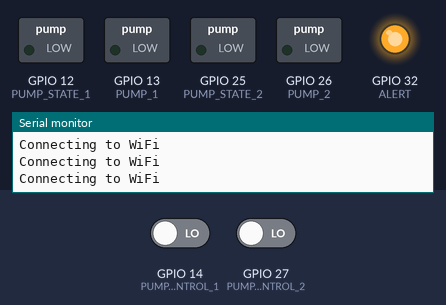
The sketch below on a simulated ESP32. Shown: switched loads named in the sketch (green lamp = pin HIGH), output pins drawn as LEDs (lit = HIGH), the last lines printed to the serial monitor. Inputs (shaded band) come from the test bench; at power-on: GPIO 14 (PUMP_CONTROL_1) LOW, GPIO 27 (PUMP_CONTROL_2) LOW. WiFi joins after 1.5 s; servers stay silent unless stated; uploads are accepted with an empty reply; no MQTT or app messages arrive unless stated.

Above: at 1.7 s.
1.8 s: GPIO 14 (PUMP_CONTROL_1) driven HIGH
At 5.7 s:
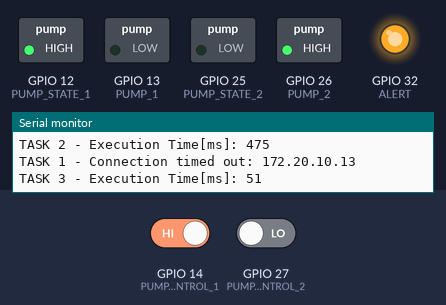
10.4 s: GPIO 27 (PUMP_CONTROL_2) driven HIGH
At 14.1 s:
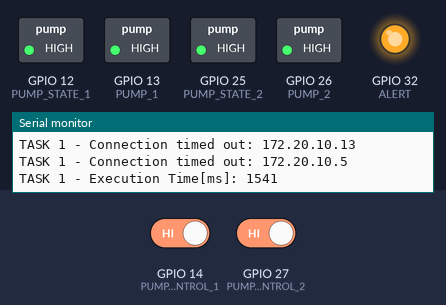
15.4 s: GPIO 14 (PUMP_CONTROL_1) driven LOW
At 17.7 s:
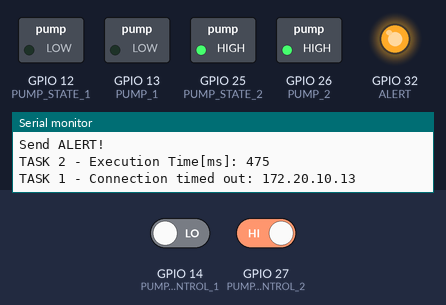
20.4 s: GPIO 27 (PUMP_CONTROL_2) driven LOW
At 20.8 s:
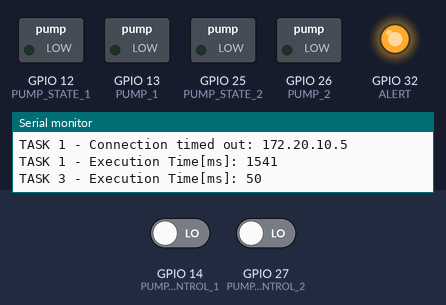
25.4 s: GPIO 27 (PUMP_CONTROL_2) driven HIGH
At 28.73 s:
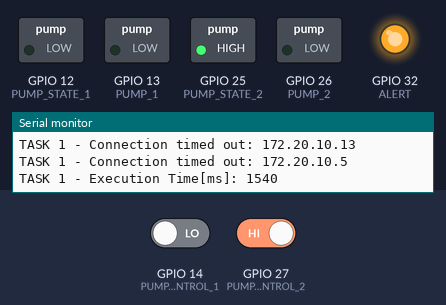
Timing chart, 0 to 30.5 s (numbered marks = the images above; inputs shaded):
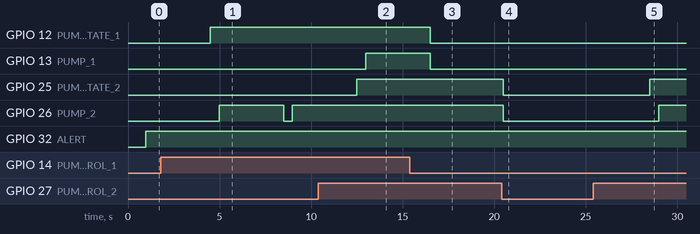

The sketch:

control-unit.ino
```cpp
#include <Arduino.h>
#include <WiFi.h>
#include <HTTPClient.h>
#include <ArduinoMqttClient.h>

//------------
#define WIFI_NETWORK    "MyPhone"
#define WIFI_PASSWORD   "iseprules"
#define WIFI_TIMEOUT    1500

#define SENSOR_PORT 4545
#define SENSOR_1 "172.20.10.13"
#define SENSOR_2 "172.20.10.5"

#define BROKER "172.20.10.3"
#define BROKER_PORT 1883
//------------

#define PUMP_1 13
#define PUMP_STATE_1 12
#define PUMP_CONTROL_1 14

#define PUMP_2 26
#define PUMP_STATE_2 25
#define PUMP_CONTROL_2 27

#define ALERT 32

#define LEVEL_LOW 1
#define LEVEL_MIN 2
#define LEVEL_MED 3
#define LEVEL_MAX 4

#define PUMP_OFF 0
#define PUMP_ON 1

#define PUMP_STATE_NOK 0
#define PUMP_STATE_OK 1

TaskHandle_t Task1, Task2, Task3;
xSemaphoreHandle xMutex;

typedef struct{
  volatile bool alert;
  volatile uint8_t id;
  volatile uint8_t curr_water_level;
  volatile uint8_t curr_pump1_status;
  volatile uint8_t curr_pump2_status;
  volatile uint8_t curr_pump1_state;
  volatile uint8_t curr_pump2_state;
} WPS;

// Current system's status
WPS _wps = {false, 1, LEVEL_LOW, PUMP_OFF, PUMP_OFF, PUMP_STATE_OK, PUMP_STATE_OK};

void setup() {
  Serial.begin(115200);

  pinMode(ALERT, OUTPUT);
  pinMode(PUMP_1, OUTPUT);
  pinMode(PUMP_STATE_1, OUTPUT);
  pinMode(PUMP_CONTROL_1, INPUT);
  pinMode(PUMP_2, OUTPUT);
  pinMode(PUMP_STATE_2, OUTPUT);
  pinMode(PUMP_CONTROL_2, INPUT);
  digitalWrite(ALERT, LOW);

  xMutex = xSemaphoreCreateMutex();

  delay(500);

  xTaskCreatePinnedToCore(
                    requestSensorData,   /* Task function. */
                    "Task1",     /* name of task. */
                    10000,       /* Stack size of task */
                    NULL,        /* parameter of the task */
                    1,           /* priority of the task */
                    &Task1,      /* Task handle to keep track of created task */
                    0);          /* pin task to core 0 */

  xTaskCreatePinnedToCore(
                    controlPumps,   /* Task function. */
                    "Task2",     /* name of task. */
                    10000,       /* Stack size of task */
                    NULL,        /* parameter of the task */
                    2,           /* priority of the task */
                    &Task2,      /* Task handle to keep track of created task */
                    0);          /* pin task to core 0 */

  xTaskCreatePinnedToCore(
                    publishStatus,   /* Task function. */
                    "Task3",     /* name of task. */
                    10000,       /* Stack size of task */
                    NULL,        /* parameter of the task */
                    3,           /* priority of the task */
                    &Task3,      /* Task handle to keep track of created task */
                    0);          /* pin task to core 0 */
}

void publishStatus (void * parameters)
{

  const char topic[]  = "wps1/status";
  unsigned long previousMillis = 0;
  const long interval = 8000;

  for (;;)
  {
    // REAL TIME WCET SIMULATION -------------------------------
    unsigned long start_time = millis();
    unsigned long finish_time;
    unsigned long duration;
    // REAL TIME WCET SIMULATION -------------------------------

    if( WiFi.status() == WL_CONNECTED ){

      WiFiClient client;
      MqttClient mqttClient(client);

      if (!mqttClient.connect(BROKER, BROKER_PORT)) {
        Serial.print("TASK3 - MQTT connection failed! Error code = ");
        Serial.println(mqttClient.connectError());
        vTaskDelay(1000 / portTICK_PERIOD_MS);
      } else {

        mqttClient.poll();
        unsigned long currentMillis = millis();

        if (currentMillis - previousMillis >= interval) {
          // save the last time a message was sent
          previousMillis = currentMillis;

          //Serial.print("TASK3 - Sending message to topic: ");
          //Serial.println(topic);

          mqttClient.beginMessage(topic);
          mqttClient.print(getWpsStatus());
          mqttClient.endMessage();

          Serial.println();
        }
      }

      mqttClient.stop();
      client.stop();

    } else{
      connect_to_wifi();
    }

    // REAL TIME WCET SIMULATION -------------------------------
    finish_time = millis();
    duration = finish_time - start_time;
    Serial.print("TASK 3 - Execution Time[ms]: ");
    Serial.println(duration);

    long next_release = 5000 - duration;
    if (next_release > 0) {
      vTaskDelay(next_release / portTICK_PERIOD_MS);
    } else {
      Serial.println("TASK 3 - FAILED Deadline !!!");
    }
    // REAL TIME WCET SIMULATION -------------------------------

  }
}

void controlPumps (void * parameters)
{
  for (;;)
  {
    // REAL TIME WCET SIMULATION -------------------------------
    unsigned long start_time = millis();
    unsigned long finish_time;
    unsigned long duration;
    // REAL TIME WCET SIMULATION -------------------------------

    updatePumpFailureState();
    uint8_t pumps_state = _wps.curr_pump1_state + _wps.curr_pump2_state;
    vTaskDelay(475 / portTICK_PERIOD_MS);

    switch (pumps_state) {
      case 2: // all pumps are working
        allRight(_wps.curr_water_level);
        break;
      case 1: // one pump is malfunction
        halfRight(_wps.curr_water_level);
        sendAlert();
        break;
      case 0: // all pumps failed
        sendAlert();
        break;
    }

    //Serial.print("Task2 ");
    //printWpsStatus();

    // REAL TIME WCET SIMULATION -------------------------------
    finish_time = millis();
    duration = finish_time - start_time;
    Serial.print("TASK 2 - Execution Time[ms]: ");
    Serial.println(duration);

    long next_release = 4000 - duration;
    if (next_release > 0) {
      vTaskDelay(next_release / portTICK_PERIOD_MS);
    } else {
      Serial.println("TASK 2 - FAILED Deadline !!!");
    }
    // REAL TIME WCET SIMULATION -------------------------------

  }
}

void requestSensorData (void * parameters)
{
  // INVALID   = 0;
  // LEVEL_LOW = 1;
  // LEVEL_MIN = 2;
  // LEVEL_MED = 3;
  // LEVEL_MAX = 4;
  uint8_t matrix[5][5] = {
    {4, 1, 2, 3, 4},
    {1, 1, 1, 1, 4},
    {2, 1, 2, 2, 4},
    {3, 1, 2, 3, 4},
    {4, 4, 4, 4, 4}
  };

  for (;;)
  {
    // REAL TIME WCET SIMULATION -------------------------------
    unsigned long start_time = millis();
    unsigned long finish_time;
    unsigned long duration;
    // REAL TIME WCET SIMULATION -------------------------------

    if( WiFi.status() == WL_CONNECTED ){
      uint8_t level_1;
      uint8_t level_2;

      level_1 = connect_to_sensor(SENSOR_1);
      level_2 = connect_to_sensor(SENSOR_2);

      set_curr_water_level(matrix[level_1][level_2]);
    } else{
      connect_to_wifi();
    }

    // REAL TIME WCET SIMULATION -------------------------------
    finish_time = millis();
    duration = finish_time - start_time;
    Serial.print("TASK 1 - Execution Time[ms]: ");
    Serial.println(duration);

    long next_release = 2000 - duration;
    if (next_release > 0) {
      vTaskDelay(next_release / portTICK_PERIOD_MS);
    } else {
      Serial.println("TASK 1 - FAILED Deadline !!!");
    }
    // REAL TIME WCET SIMULATION -------------------------------

  }
}

uint8_t connect_to_sensor(const char *host){
  // Use WiFiClient class to create TCP connections
  WiFiClient client;
  uint8_t water_level = 0;

  client.setTimeout(2);

  if (!client.connect(host, SENSOR_PORT)) {
      Serial.print("TASK 1 - Connection failed: ");
      Serial.println(host);
  } else {
    client.print("GET me the current water level\n\n");
    int maxloops = 0;

    while (!client.available() && maxloops < 500) {
      maxloops++;
      delay(1);
    }

    if (client.available() > 0) {
      // read back one line from the server
      String line = client.readStringUntil('\r');
      // save water level
      water_level = (line[0] - '0');
      // Serial.print("TASK 1 - Connecting successful: ");
      // Serial.print(host);
      // Serial.print(" :: water level ");
      // Serial.println(water_level);
    } else {
      Serial.print("TASK 1 - Connection timed out: ");
      Serial.println(host);
    }
  }

  client.stop();
  return water_level;
}

void allRight(int8_t level)
{
  switch (level) {
    case LEVEL_LOW:
      turnPump_1_OFF();
      turnPump_2_OFF();
      stopAlert();
      break;
    case LEVEL_MIN:
      turnPump_1_ON();
      turnPump_2_OFF();
      stopAlert();
      break;
    case LEVEL_MED:
      turnPump_1_ON();
      turnPump_2_ON();
      stopAlert();
      break;
    case LEVEL_MAX:
      turnPump_1_ON();
      turnPump_2_ON();
      sendAlert();
  }
}

void halfRight(int8_t level)
{
  switch (level) {
    case LEVEL_LOW:
      turnPump_1_OFF();
      turnPump_2_OFF();
      break;
    case LEVEL_MIN:
      if (_wps.curr_pump1_status) {
        turnPump_1_ON();
      } else {
        turnPump_2_ON();
      }
      break;
    case LEVEL_MED:
    case LEVEL_MAX:
      if (_wps.curr_pump1_status) {
        turnPump_1_ON();
      } else {
        turnPump_2_ON();
      }
  }
}

void updatePumpFailureState()
{
  if (digitalRead(PUMP_CONTROL_1)){
    digitalWrite(PUMP_STATE_1, HIGH);
    set_curr_pump1_state(PUMP_STATE_OK);
  } else {
    digitalWrite(PUMP_STATE_1, LOW);
    turnPump_1_OFF();
    set_curr_pump1_state(PUMP_STATE_NOK);
  }

  if (digitalRead(PUMP_CONTROL_2)){
    digitalWrite(PUMP_STATE_2, HIGH);
    set_curr_pump2_state(PUMP_STATE_OK);
  } else {
    digitalWrite(PUMP_STATE_2, LOW);
    turnPump_2_OFF();
    set_curr_pump2_state(PUMP_STATE_NOK);
  }
}

void connect_to_wifi (void) {
  Serial.println("Connecting to WiFi");
  WiFi.mode(WIFI_STA);
  WiFi.begin(WIFI_NETWORK, WIFI_PASSWORD);
  unsigned long start_attempt = millis();

  while( ( WiFi.status() != WL_CONNECTED ) && ( millis() - start_attempt < WIFI_TIMEOUT) )
  {
    Serial.println("Connecting to WiFi");
    vTaskDelay(500 / portTICK_PERIOD_MS);
  }

  if( WiFi.status() != WL_CONNECTED )
  {
    Serial.println("Connecting to WiFi failed");
    vTaskDelay(5000 / portTICK_PERIOD_MS);
  }
  else
  {
    Serial.println("WiFi Connected");
    Serial.println(WiFi.localIP());
  }
}

String getWpsStatus(){
    xSemaphoreTake(xMutex, portMAX_DELAY);
    String message = String(_wps.alert) + "," + String(_wps.id) + "," + String(_wps.curr_water_level) + "," + String(_wps.curr_pump1_status) + "," + String(_wps.curr_pump2_status);
    xSemaphoreGive(xMutex);
    return message;
}

void printWpsStatus(){
    String status = String(_wps.alert) + ", " + String(_wps.id) + ", " + String(_wps.curr_water_level) + ", " + String(_wps.curr_pump1_status) + ", " + String(_wps.curr_pump2_status);
    Serial.println(status);
}

void sendAlert() { digitalWrite(ALERT, HIGH); set_alert(true); Serial.println("Send ALERT!"); }
void stopAlert() { digitalWrite(ALERT, LOW); set_alert(false); }

void turnPump_1_ON() { digitalWrite(PUMP_1, HIGH); set_curr_pump1_status(PUMP_ON);}
void turnPump_1_OFF() { digitalWrite(PUMP_1, LOW); set_curr_pump1_status(PUMP_OFF);}
void turnPump_2_ON() { digitalWrite(PUMP_2, HIGH); set_curr_pump2_status(PUMP_ON);}
void turnPump_2_OFF() { digitalWrite(PUMP_2, LOW); set_curr_pump2_status(PUMP_OFF);}

void set_alert(bool value) {
  xSemaphoreTake(xMutex, portMAX_DELAY);
  _wps.alert = value;
  xSemaphoreGive(xMutex);
}

void set_curr_water_level(uint8_t value) {
  xSemaphoreTake(xMutex, portMAX_DELAY);
  _wps.curr_water_level = value;
  xSemaphoreGive(xMutex);
}

void set_curr_pump1_status(uint8_t value) {
  xSemaphoreTake(xMutex, portMAX_DELAY);
  _wps.curr_pump1_status = value;
  xSemaphoreGive(xMutex);
}

void set_curr_pump2_status(uint8_t value) {
  xSemaphoreTake(xMutex, portMAX_DELAY);
  _wps.curr_pump2_status = value;
  xSemaphoreGive(xMutex);
}

void set_curr_pump1_state(uint8_t value) {
  xSemaphoreTake(xMutex, portMAX_DELAY);
  _wps.curr_pump1_state = value;
  xSemaphoreGive(xMutex);
}

void set_curr_pump2_state(uint8_t value) {
  xSemaphoreTake(xMutex, portMAX_DELAY);
  _wps.curr_pump2_state = value;
  xSemaphoreGive(xMutex);
}

void loop() {}
```

Measured:
- after the input at 1.8 s, GPIO 12 (PUMP_STATE_1): LOW → HIGH after 2.7 s; GPIO 26 (PUMP_2): LOW → HIGH after 3.2 s, → LOW 3.5 s later, → HIGH 0.48 s later
- after the input at 10.4 s, GPIO 13 (PUMP_1): LOW → HIGH after 2.6 s; GPIO 25 (PUMP_STATE_2): LOW → HIGH after 2.1 s; GPIO 26 (PUMP_2): stays HIGH (without the input it goes to LOW after 2.1 s)
- after the input at 15.4 s, GPIO 12 (PUMP_STATE_1), GPIO 13 (PUMP_1): HIGH → LOW after 1.1 s
- after the input at 20.4 s, GPIO 25 (PUMP_STATE_2), GPIO 26 (PUMP_2): HIGH → LOW after 0.10 s
- after the input at 25.4 s, GPIO 25 (PUMP_STATE_2): LOW → HIGH after 3.1 s; GPIO 26 (PUMP_2): LOW → HIGH after 3.6 s
